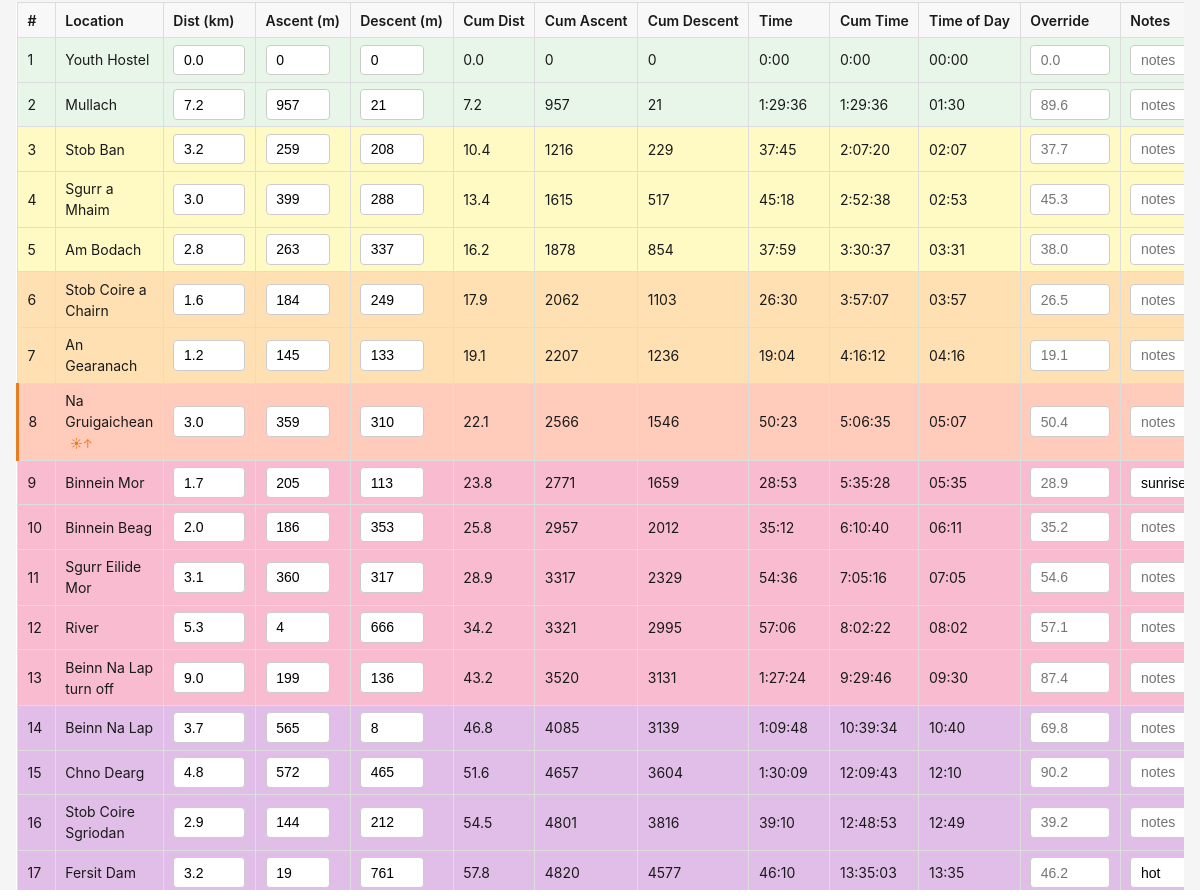
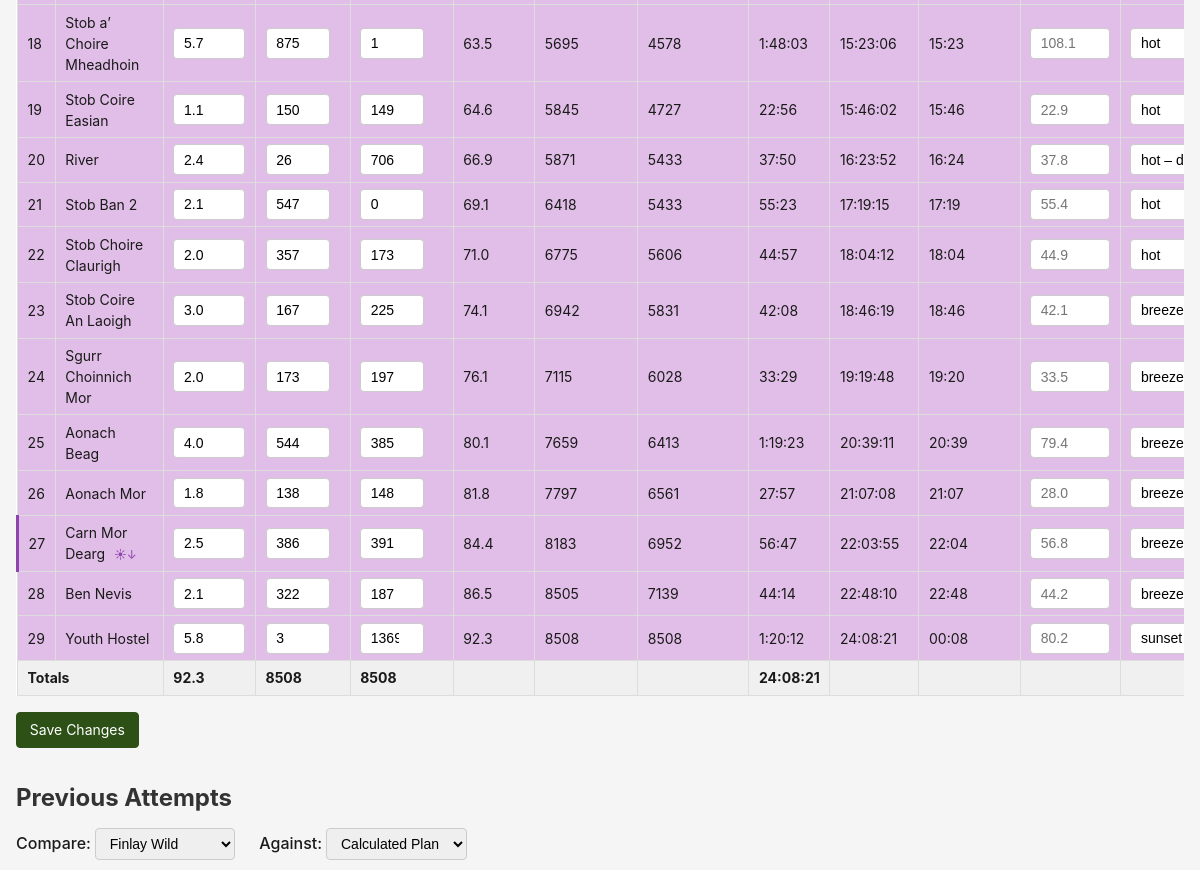
Before: /bigruns/1 (middle part) with the older database file (2 pictures, top to bottom).
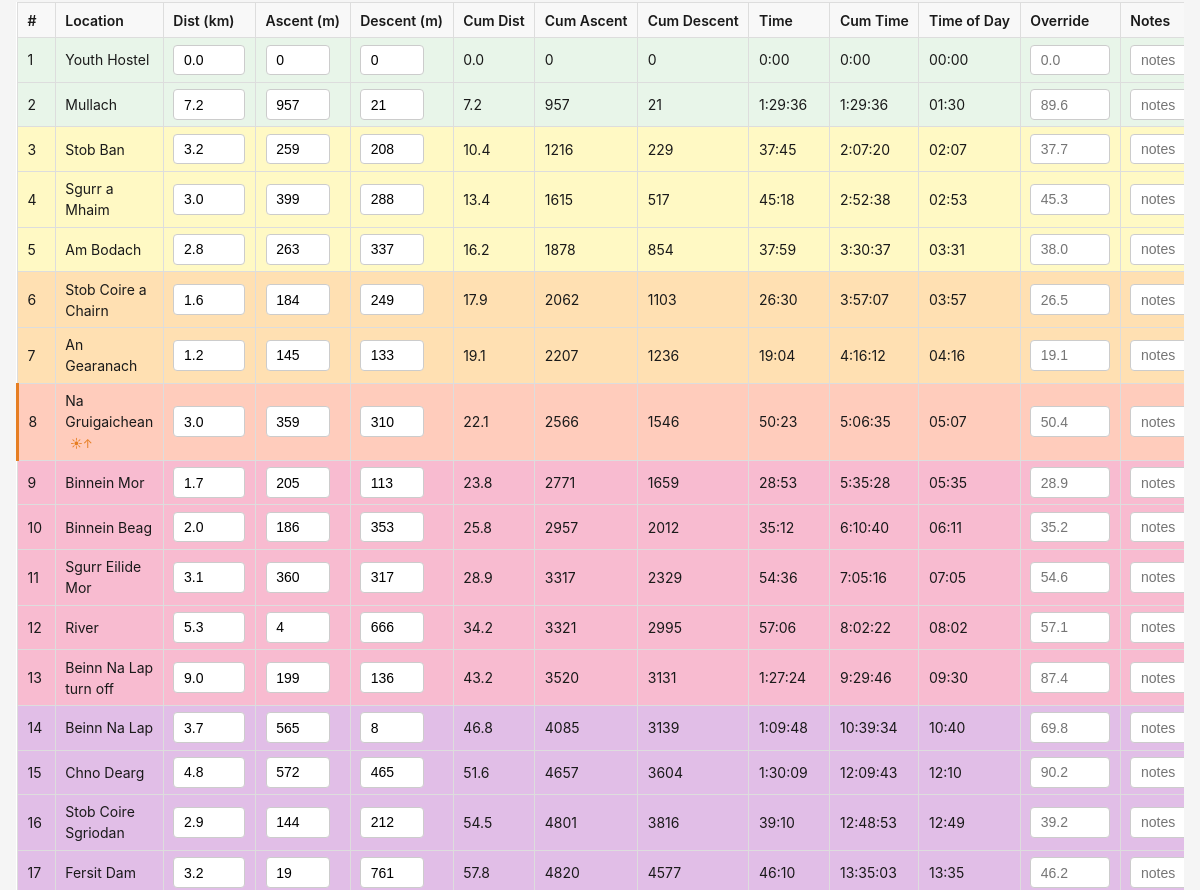
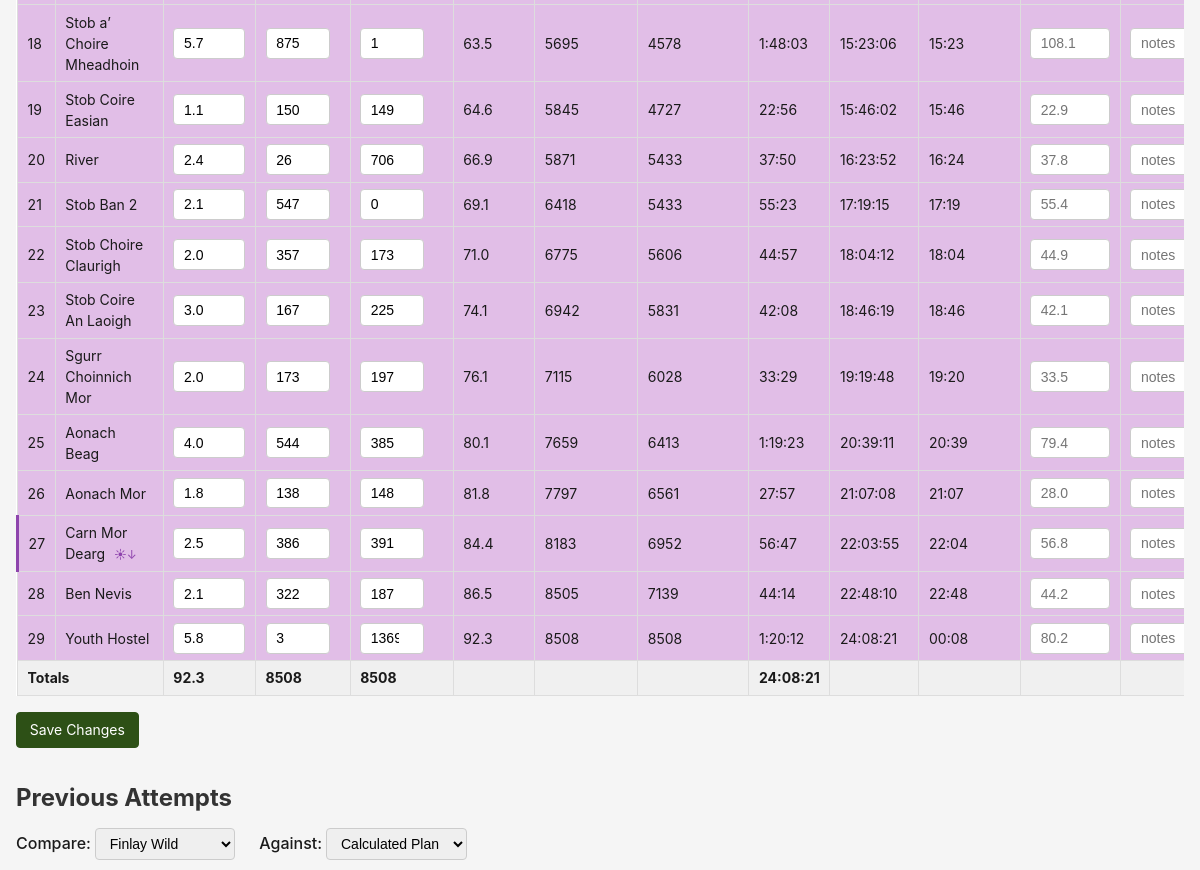
After: the same page with the newer database file (2 pictures, top to bottom).
### walks/models.py (models this page shows)
class Leg(db.Model):
    __tablename__ = 'legs'
    id = db.Column(db.Integer, primary_key=True)
    route_id = db.Column(db.Integer, db.ForeignKey('routes.id', ondelete='CASCADE'), nullable=False)
    leg_num = db.Column(db.Integer, nullable=False)
    location = db.Column(db.Text, nullable=False)
    distance_km = db.Column(db.Float, nullable=False, default=0)
    ascent_m = db.Column(db.Float, nullable=False, default=0)
    descent_m = db.Column(db.Float, nullable=False, default=0)
    notes = db.Column(db.Text, default='')

### walks/routes.py (the view)
@bp.route('/<int:route_id>')
def route_detail(route_id: int) -> str | WerkzeugResponse:
    route = db.session.get(Route, route_id)
    if not route:
        flash('Route not found.', 'error')
        return redirect(url_for('walks.route_list'))
    legs = Leg.query.filter_by(route_id=route_id).order_by(Leg.leg_num).all()
    pace_tiers = (
        PaceTier.query
        .filter_by(route_id=route_id)
        .order_by(
            db.case((PaceTier.up_to_minutes.is_(None), 1), else_=0),
            PaceTier.up_to_minutes,
        )
        .all()
    )
    overrides_rows = (
        TimeOverride.query
        .filter_by(route_id=route_id)
        .all()
    )
    overrides = {r.leg_id: r.override_minutes for r in overrides_rows}
    legs_data = [
        {
            'id': l.id, 'route_id': l.route_id, 'leg_num': l.leg_num,
            'location': l.location, 'distance_km': l.distance_km,
            'ascent_m': l.ascent_m, 'descent_m': l.descent_m, 'notes': l.notes,
        }
        for l in legs
    ]
    tiers_data = [
        {
            'id': t.id, 'route_id': t.route_id, 'up_to_minutes': t.up_to_minutes,
            'flat_pace_min_per_km': t.flat_pace_min_per_km,
            'ascent_pace_min_per_125m': t.ascent_pace_min_per_125m,
            'descent_pace_min_per_375m': t.descent_pace_min_per_375m,
        }
        for t in pace_tiers
    ]
    start_time_minutes = None
    if route.start_time:
        parts = route.start_time.split(':')
        if len(parts) == 2:
            start_time_minutes = int(parts[0]) * 60 + int(parts[1])
    calculated = calculate_leg_times(legs_data, tiers_data, overrides, start_time_minutes)
    totals = {
        'distance_km': sum(l['distance_km'] for l in calculated),
        'ascent_m': sum(l['ascent_m'] for l in calculated),
        'descent_m': sum(l['descent_m'] for l in calculated),
        'time': sum(l['time'] for l in calculated),
    }
    solar: SolarResult | None = None
    solar_events: SolarEventsDict = {'sunrise_leg': None, 'sunset_leg': None}
    if route.start_date and route.latitude and route.longitude:
        solar = solar_times(route.latitude, route.longitude, route.start_date)
        if solar and start_time_minutes is not None:
            solar_events = find_solar_events(calculated, start_time_minutes, solar)
    attempts = (
        Attempt.query
        .filter_by(route_id=route_id)
        .order_by(Attempt.date.desc())
        .all()
    )
    attempts_data = []
    for attempt in attempts:
        a_legs = AttemptLeg.query.filter_by(attempt_id=attempt.id).all()
        leg_times = {r.leg_id: r.actual_time_minutes for r in a_legs}
        attempt_total = sum(t for t in leg_times.values() if t is not None)
        attempts_data.append({
            'id': attempt.id,
            'name': attempt.name,
            'date': attempt.date,
            'notes': attempt.notes,
            'leg_times': leg_times,
            'total_time': attempt_total,
        })
    attempts_json = json.dumps(attempts_data, default=str)
    calculated_json = json.dumps(calculated, default=str)
    return render_template('walks/detail.html',
                           route=route,
                           legs=calculated,
                           pace_tiers=tiers_data,
                           totals=totals,
                           solar=solar,
                           solar_events=solar_events,
                           attempts=attempts_data,
                           attempts_json=attempts_json,
                           calculated_json=calculated_json,
                           format_time=format_time,
                           format_time_of_day=format_time_of_day,
                           format_diff=format_diff)

### walks/calc.py (called while the page is built)
def get_tier_for_time(
    pace_tiers: list[TierDict], cumulative_minutes: float
) -> tuple[int, TierDict | None]:
    for i, tier in enumerate(pace_tiers):
        if tier['up_to_minutes'] is None or cumulative_minutes < tier['up_to_minutes']:
            return i, tier
    return (len(pace_tiers) - 1, pace_tiers[-1]) if pace_tiers else (0, None)

def format_time(minutes: float | None) -> str:
    if minutes is None:
        return ''
    total_seconds = int(round(minutes * 60))
    hours = total_seconds // 3600
    mins = (total_seconds % 3600) // 60
    secs = total_seconds % 60
    if hours > 0:
        return f'{hours}:{mins:02d}:{secs:02d}'
    return f'{mins}:{secs:02d}'

def format_time_of_day(minutes: float | None) -> str:
    if minutes is None:
        return ''
    total_min = int(round(minutes))
    h = (total_min // 60) % 24
    m = total_min % 60
    return f'{h:02d}:{m:02d}'

### walks/solar.py (called while the page is built)
def _is_bst(date: datetime) -> bool:
    year = date.year
    march_last = datetime(year, 3, 31)
    bst_start = march_last - timedelta(days=march_last.weekday() + 1 % 7)
    if march_last.weekday() == 6:
        bst_start = march_last
    else:
        bst_start = march_last - timedelta(days=(march_last.weekday() + 1) % 7)
    oct_last = datetime(year, 10, 31)
    if oct_last.weekday() == 6:
        bst_end = oct_last
    else:
        bst_end = oct_last - timedelta(days=(oct_last.weekday() + 1) % 7)
    return bst_start <= date < bst_end

def _hours_to_hhmm(hours: float) -> str:
    h = int(hours)
    m = int(round((hours - h) * 60))
    if m == 60:
        h += 1
        m = 0
    return f'{h:02d}:{m:02d}'

### walks/templates/walks/detail.html (shortened to what this page needs)
{% extends "base.html" %}
{% block content %}
<section class="section">
    <form method="POST" action="{{ url_for('walks.save_legs', route_id=route.id) }}">
    <div class="table-scroll">
    <table class="legs-table">
        <thead>
            <tr>
                <th>#</th>
                <th>Location</th>
                <th>Dist (km)</th>
                <th>Ascent (m)</th>
                <th>Descent (m)</th>
                <th>Cum Dist</th>
                <th>Cum Ascent</th>
                <th>Cum Descent</th>
                <th>Time</th>
                <th>Cum Time</th>
                {% if route.start_time %}<th>Time of Day</th>{% endif %}
                <th>Override</th>
                <th>Notes</th>
            </tr>
        </thead>
        <tbody>
            {% for leg in legs %}
            {% set is_sunrise = solar_events.sunrise_leg == leg.leg_num %}
            {% set is_sunset = solar_events.sunset_leg == leg.leg_num %}
            <tr class="pace-tier-{{ leg.tier_index }} {{ 'overridden' if leg.override is not none else '' }} {{ 'sunrise-leg' if is_sunrise else '' }} {{ 'sunset-leg' if is_sunset else '' }}">
                <td>{{ leg.leg_num }}</td>
                <td>
                    {{ leg.location }}
                    {% if is_sunrise %}<span class="solar-badge sunrise-badge" title="Sunrise during this leg">☀↑</span>{% endif %}
                    {% if is_sunset %}<span class="solar-badge sunset-badge" title="Sunset during this leg">☀↓</span>{% endif %}
                </td>
                <td><input type="number" step="0.1" name="distance_{{ leg.id }}" value="{{ '%.1f' | format(leg.distance_km) }}" class="stat-input"></td>
                <td><input type="number" step="1" name="ascent_{{ leg.id }}" value="{{ '%.0f' | format(leg.ascent_m) }}" class="stat-input stat-input-narrow"></td>
                <td><input type="number" step="1" name="descent_{{ leg.id }}" value="{{ '%.0f' | format(leg.descent_m) }}" class="stat-input stat-input-narrow"></td>
                <td>{{ '%.1f' | format(leg.cumulative_distance) }}</td>
                <td>{{ '%.0f' | format(leg.cumulative_ascent) }}</td>
                <td>{{ '%.0f' | format(leg.cumulative_descent) }}</td>
                <td>{{ format_time(leg.time) }}</td>
                <td>{{ format_time(leg.cumulative_time) }}</td>
                {% if route.start_time %}<td>{{ format_time_of_day(leg.time_of_day) }}</td>{% endif %}
                <td>
                    <input type="number" step="0.1" name="override_{{ leg.id }}"
                           value="{{ leg.override if leg.override is not none else '' }}"
                           placeholder="{{ '%.1f' | format(leg.calc_time) }}"
                           class="override-input">
                </td>
                <td><input type="text" name="notes_{{ leg.id }}" value="{{ leg.notes }}" class="notes-input-inline" placeholder="notes"></td>
            </tr>
            {% endfor %}
        </tbody>
        <tfoot>
            <tr class="totals-row">
                <td colspan="2"><strong>Totals</strong></td>
                <td><strong>{{ '%.1f' | format(totals.distance_km) }}</strong></td>
                <td><strong>{{ '%.0f' | format(totals.ascent_m) }}</strong></td>
                <td><strong>{{ '%.0f' | format(totals.descent_m) }}</strong></td>
                <td></td>
                <td></td>
                <td></td>
                <td><strong>{{ format_time(totals.time) }}</strong></td>
                <td></td>
                {% if route.start_time %}<td></td>{% endif %}
                <td></td>
                <td></td>
            </tr>
        </tfoot>
    </table>
    </div>
    <button type="submit" class="btn btn-primary" style="margin-top: 0.5rem;">Save Changes</button>
    </form>
</section>
<section class="section">
    <h2>Previous Attempts</h2>
    {% if attempts %}
    <div class="attempt-controls">
        <label>Compare:
            <select id="compare-a">
                {% for a in attempts %}
                <option value="{{ a.id }}"{% if loop.first %} selected{% endif %}>{{ a.name }}{% if a.date %} ({{ a.date }}){% endif %}</option>
                {% endfor %}
            </select>
        </label>
        <label>Against:
            <select id="compare-b">
                <option value="plan" selected>Calculated Plan</option>
            </select>
        </label>
    </div>
    {% endif %}
</section>
{% endblock %}

### templates/base.html (shortened to what this page needs)
<!DOCTYPE html>
<html lang="en">
<head>
    <link rel="stylesheet" href="{{ url_for('static', filename='style.css') }}">
</head>
<body>
    <main>
        {% block content %}{% endblock %}
    </main>
</body>
</html>

### static/style.css (style rules this page uses)
* { box-sizing: border-box; margin: 0; padding: 0; }
body { font-family: -apple-system, BlinkMacSystemFont, "Segoe UI", Roboto, sans-serif; line-height: 1.5; color: #1a1a1a; background: #f5f5f5; max-width: 1200px; margin: 0 auto; padding: 0 1rem; }
h2 { margin: 1.5rem 0 0.75rem; color: #333; }
.btn { display: inline-flex; align-items: center; justify-content: center; height: 2.25rem; padding: 0 0.8rem; border: 1px solid #ccc; border-radius: 4px; background: #fff; color: #333; text-decoration: none; font-size: 0.875rem; font-family: inherit; line-height: 1; cursor: pointer; }
.btn-primary { background: #2d5016; color: #fff; border-color: #2d5016; }
table { width: 100%; border-collapse: collapse; background: #fff; margin: 0.5rem 0; }
th { background: #f8f8f8; font-weight: 600; white-space: nowrap; }
.totals-row { background: #f0f0f0; font-weight: 600; }
input[type="text"], input[type="number"], input[type="date"], input[type="time"], textarea, select { padding: 0.4rem 0.6rem; border: 1px solid #ccc; border-radius: 4px; font-size: 0.875rem; width: 100%; }
input[type="number"] { width: 6rem; }
.override-input { width: 5rem !important; }
.section { margin-bottom: 2rem; }
.attempt-controls { display: flex; gap: 1.5rem; margin-bottom: 0.75rem; flex-wrap: wrap; }
.attempt-controls label { font-weight: 500; }
.attempt-controls select { width: auto; }
.solar-badge { font-size: 0.75rem; margin-left: 0.3rem; vertical-align: middle; }
.sunrise-badge { color: #e67e22; }
.sunset-badge { color: #8e44ad; }
.sunrise-leg { border-left: 3px solid #e67e22; }
.sunset-leg { border-left: 3px solid #8e44ad; }
.table-scroll { overflow-x: auto; }
.notes-input-inline { min-width: 14rem; font-size: 0.8rem; }
.stat-input { width: 4.5rem !important; }
.stat-input-narrow { width: 4rem !important; }

Changed rows visible on the page:
changed Leg "Binnein Mor": notes "sunrise" → (not shown)
changed Leg "Fersit Dam": notes "hot" → (not shown)
changed Leg "Stob a’ Choire Mheadhoin": notes "hot" → (not shown)
changed Leg "Stob Coire Easian": notes "hot" → (not shown)
changed Leg (number 20 of 29 on the later page): notes "hot – dunk in river" → (not shown)
changed Leg "Stob Ban 2": notes "hot" → (not shown)
changed Leg "Stob Choire Claurigh": notes "hot" → (not shown)
changed Leg "Stob Coire An Laoigh": notes "breeze?" → (not shown)
changed Leg "Sgurr Choinnich Mor": notes "breeze?" → (not shown)
changed Leg "Aonach Beag": notes "breeze?" → (not shown)
changed Leg "Aonach Mor": notes "breeze?" → (not shown)
changed Leg "Carn Mor Dearg": notes "breeze?" → (not shown)
changed Leg "Ben Nevis": notes "breeze?" → (not shown)
changed Leg (number 29 of 29 on the later page): notes "sunset" → (not shown)
